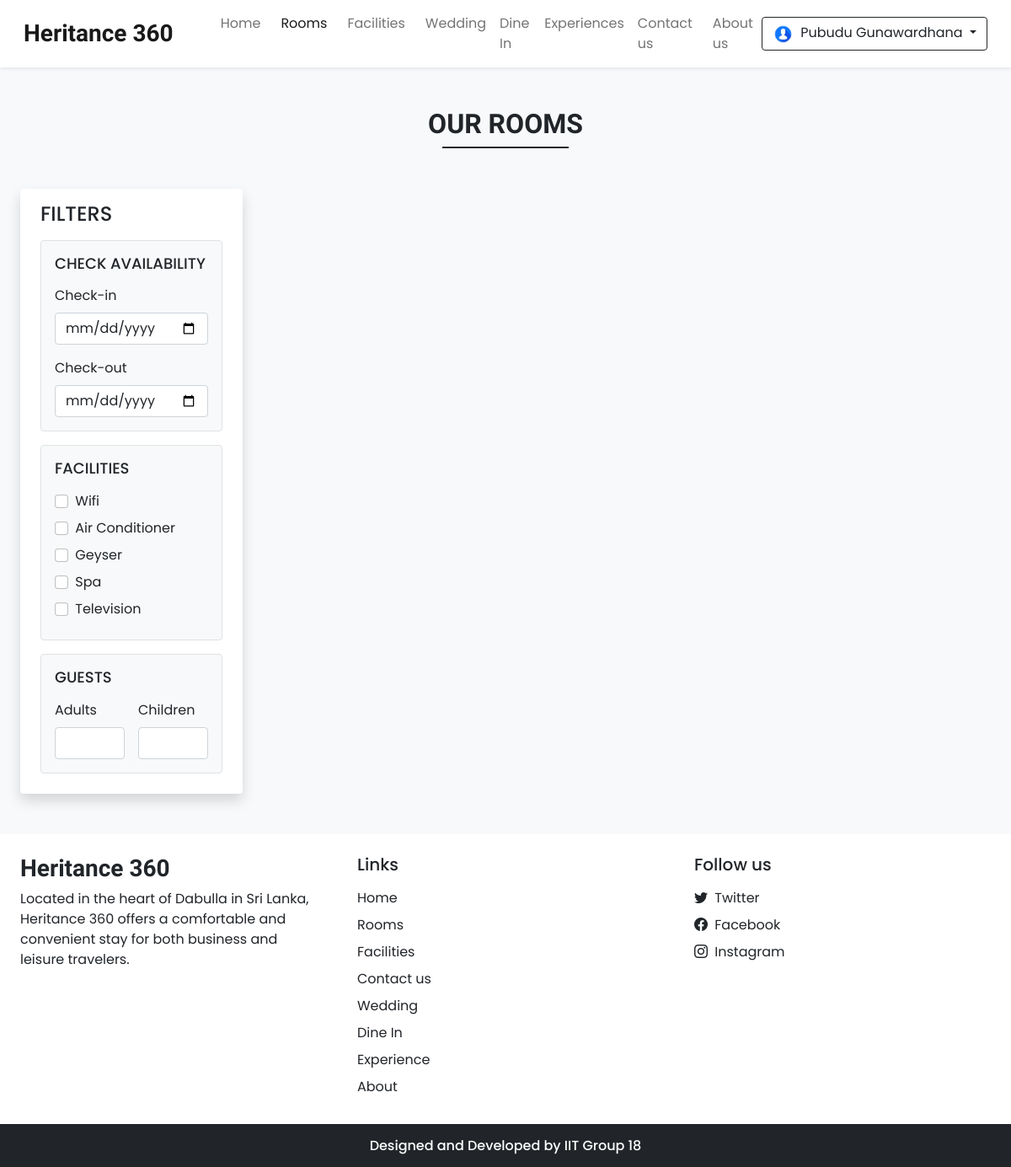
/rooms.php (signed in), run on the app's committed database.
### tables this page shows
CREATE TABLE `settings` (
  `sr_no` int NOT NULL,
  `site_title` varchar(50) NOT NULL,
  `site_about` varchar(250) NOT NULL,
  `shutdown` tinyint(1) NOT NULL
);

CREATE TABLE `facilities` (
  `id` int NOT NULL,
  `icon` varchar(100) NOT NULL,
  `name` varchar(50) NOT NULL,
  `description` varchar(250) NOT NULL
);

### admin/inc/db_config.php (called while the page is built, shortened)
<?php
  function selectAll($table)
  {
    $con = $GLOBALS['con'];
    $res = mysqli_query($con,"SELECT * FROM $table");
    return $res;
  }
  function select($sql,$values,$datatypes)
  {
    $con = $GLOBALS['con'];
    if($stmt = mysqli_prepare($con,$sql))
    {
      if (!empty($values) && !empty($datatypes)) {
      mysqli_stmt_bind_param($stmt, $datatypes, ...$values);
    }
      if(mysqli_stmt_execute($stmt)){
        $res = mysqli_stmt_get_result($stmt);
        return $res;
      }
      else{
        mysqli_stmt_close($stmt);
        die("Query cannot be executed - Select");
      }
    }
    else{
      die("Query cannot be prepared - Select");
    }
  }
?>

### rooms.php (the view, shortened to what this page needs)
<!DOCTYPE html>
<html lang="en">
<head>
  <?php require('inc/links.php'); ?>
</head>
<body class="bg-light">
  <?php
    require('inc/header.php');
    $checkin_default="";
    $checkout_default="";
    $adult_default="";
    $children_default="";
  ?>
  <div class="my-5 px-4">
    <h2 class="fw-bold h-font text-center">OUR ROOMS</h2>
    <div class="h-line bg-dark"></div>
  </div>
  <div class="container-fluid">
    <div class="row">
      <div class="col-lg-3 col-md-12 mb-lg-0 mb-4 ps-4">
        <nav class="navbar navbar-expand-lg navbar-light bg-white rounded shadow">
          <div class="container-fluid flex-lg-column align-items-stretch">
            <h4 class="mt-2">FILTERS</h4>
            <div class="collapse navbar-collapse flex-column align-items-stretch mt-2" id="filterDropdown">
              <div class="border bg-light p-3 rounded mb-3">
                <h5 class="d-flex align-items-center justify-content-between mb-3" style="font-size: 18px;">
                  <span>CHECK AVAILABILITY</span>
                </h5>
                <label class="form-label">Check-in</label>
                <input type="date" class="form-control shadow-none mb-3" value="<?php echo $checkin_default ?>" id="checkin" onchange="chk_avail_filter()"
                min="<?php echo date('Y-m-d'); ?>">
                <label class="form-label">Check-out</label>
                <input type="date" class="form-control shadow-none" value="<?php echo $checkout_default ?>"  id="checkout" onchange="chk_avail_filter()"
                min="<?php echo date('Y-m-d', strtotime('+1 day')); ?>">
              </div>
              <div class="border bg-light p-3 rounded mb-3">
                <h5 class="d-flex align-items-center justify-content-between mb-3" style="font-size: 18px;">
                  <span>FACILITIES</span>
                </h5>
                <?php
                  $facilities_q = selectAll('facilities');
                  while($row = mysqli_fetch_assoc($facilities_q))
                  {
                    echo<<<facilities
                      <div class="mb-2">
                        <input type="checkbox" onclick="fetch_rooms()" name="facilities" value="$row[id]" class="form-check-input shadow-none me-1" id="$row[id]">
                        <label class="form-check-label" for="$row[id]">$row[name]</label>
                      </div>
                    facilities;
                  }
                ?>
              </div>
              <div class="border bg-light p-3 rounded mb-3">
                <h5 class="d-flex align-items-center justify-content-between mb-3" style="font-size: 18px;">
                  <span>GUESTS</span>
                </h5>
                <div class="d-flex">
                  <div class="me-3">
                    <label class="form-label">Adults</label>
                    <input type="number" min="1" id="adults" value="<?php echo $adult_default ?>" oninput="guests_filter()" class="form-control shadow-none">
                  </div>
                  <div>
                    <label class="form-label">Children</label>
                    <input type="number" min="1" id="children" value="<?php echo $children_default ?>" oninput="guests_filter()" class="form-control shadow-none">
                  </div>
                </div>
              </div>
            </div>
          </div>
        </nav>
      </div>
      <div class="col-lg-9 col-md-12 px-4" id="rooms-data">
      </div>
    </div>
  </div>
  <?php require('inc/footer.php'); ?>
</body>
</html>

### inc/header.php (shortened to what this page needs)
<nav id="nav-bar" class="navbar navbar-expand-lg navbar-light bg-white px-lg-3 py-lg-2 shadow-sm sticky-top">
  <div class="container-fluid">
    <a class="navbar-brand me-5 fw-bold fs-3 h-font" href="index.php"><?php echo $settings_r['site_title'] ?></a>
    <div class="collapse navbar-collapse" id="navbarSupportedContent">
      <ul class="navbar-nav me-auto mb-2 mb-lg-0">
        <li class="nav-item">
          <a class="nav-link me-2" href="index.php">Home</a>
        </li>
        <li class="nav-item">
          <a class="nav-link me-2" href="rooms.php">Rooms</a>
        </li>
        <li class="nav-item">
          <a class="nav-link me-2" href="facilities.php">Facilities</a>
        </li>
        <li class="nav-item">
          <a class="nav-link" href="wedding_halls.php">Wedding</a>
        </li>
        <li class="nav-item">
          <a class="nav-link" href="dine_in.php">Dine In</a>
        </li>
        <li class="nav-item">
          <a class="nav-link" href="experience.php">Experiences</a>
        </li>
        <li class="nav-item">
          <a class="nav-link me-2" href="contact.php">Contact us</a>
        </li>
        <li class="nav-item">
          <a class="nav-link" href="about.php">About us</a>
        </li>
      </ul>
      <div class="d-flex">
        <?php
          if(isset($_SESSION['login']) && $_SESSION['login']==true)
          {
            $path = USERS_IMG_PATH;
            echo<<<data
              <div class="btn-group">
                <button type="button" class="btn btn-outline-dark shadow-none dropdown-toggle" data-bs-toggle="dropdown" data-bs-display="static" aria-expanded="false">
                  <img src="$path$_SESSION[uPic]" style="width: 25px; height: 25px;" class="me-1 rounded-circle">
                  $_SESSION[uName]
                </button>
                <ul class="dropdown-menu dropdown-menu-lg-end">
                  <li><a class="dropdown-item" href="profile.php">Profile</a></li>
                  <li><a class="dropdown-item" href="bookings.php">Bookings</a></li>
                  <li><a class="dropdown-item" href="logout.php">Logout</a></li>
                </ul>
              </div>
            data;
          }
        ?>
      </div>
    </div>
  </div>
</nav>

### inc/footer.php (shortened to what this page needs)
<div class="container-fluid bg-white mt-5">
    <div class="row">
        <div class="col-lg-4 p-4">
            <h3 class="h-font fw-bold fs-3 mb-2"><?php echo $settings_r['site_title'] ?></h3>
            <p>
                <?php echo $settings_r['site_about'] ?>
            </p>
        </div>
        <div class="col-lg-4 p-4">
            <h5 class="mb-3">Links</h5>
            <a href="index.php" class="d-inline-block mb-2 text-dark text-decoration-none">Home</a> <br>
            <a href="rooms.php" class="d-inline-block mb-2 text-dark text-decoration-none">Rooms</a> <br>
            <a href="facilities.php" class="d-inline-block mb-2 text-dark text-decoration-none">Facilities</a> <br>
            <a href="contact.php" class="d-inline-block mb-2 text-dark text-decoration-none">Contact us</a> <br>
            <a href="wedding_halls.php" class="d-inline-block mb-2 text-dark text-decoration-none">Wedding</a><br>
            <a href="dine_in.php" class="d-inline-block mb-2 text-dark text-decoration-none">Dine In</a><br>
            <a href="experience.php" class="d-inline-block mb-2 text-dark text-decoration-none">Experience</a><br>
            <a href="about.php" class="d-inline-block mb-2 text-dark text-decoration-none">About</a><br>
        </div>
        <div class="col-lg-4 p-4">
            <h5 class="mb-3">Follow us</h5>
            <?php
            if ($contact_r['tw'] != '') {
                echo <<<data
              <a href="$contact_r[tw]" class="d-inline-block text-dark text-decoration-none mb-2">
                <i class="bi bi-twitter me-1"></i> Twitter
              </a><br>
            data;
            }
            ?>
            <a href="<?php echo $contact_r['fb'] ?>" class="d-inline-block text-dark text-decoration-none mb-2">
                <i class="bi bi-facebook me-1"></i> Facebook
            </a><br>
            <a href="<?php echo $contact_r['insta'] ?>" class="d-inline-block text-dark text-decoration-none">
                <i class="bi bi-instagram me-1"></i> Instagram
            </a><br>
        </div>
    </div>
</div>
<h6 class="text-center bg-dark text-white p-3 m-0">Designed and Developed by IIT Group 18</h6>

### css/common.css (style rules this page uses)
:root { --teal: #2ec1ac; --teal_hover: #279e8c; }
* { font-family: 'Poppins', sans-serif; }
.h-font { font-family: 'Merienda', cursive; }
input[type=number] { -moz-appearance: textfield; }
.h-line { width: 150px; margin: 0 auto; height: 1.7px; }

### data on the page
settings: site_title "Heritance 360", site_about "Located in the heart of Dabulla in Sri Lanka, Heritance 360 offers a comfortable and convenient stay for both business and leisure travelers."
facilities: name "Wifi"
facilities: name "Air Conditioner"
facilities: name "Geyser"
facilities: name "Spa"
facilities: name "Television"

### other printed values
$_SESSION[uName] "Pubudu Gunawardhana"
